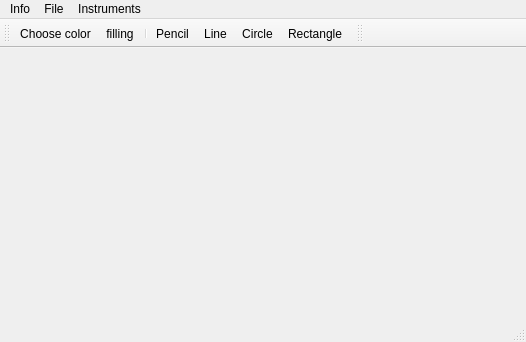
<?xml version="1.0" encoding="UTF-8"?>
<ui version="4.0">
 <class>MainWindow</class>
 <widget class="QMainWindow" name="MainWindow">
  <property name="geometry">
   <rect>
    <x>0</x>
    <y>0</y>
    <width>526</width>
    <height>342</height>
   </rect>
  </property>
  <property name="windowTitle">
   <string>MainWindow</string>
  </property>
  <widget class="QWidget" name="centralWidget"/>
  <widget class="QMenuBar" name="menuBar">
   <property name="geometry">
    <rect>
     <x>0</x>
     <y>0</y>
     <width>526</width>
     <height>22</height>
    </rect>
   </property>
   <widget class="QMenu" name="menuFile">
    <property name="title">
     <string>File</string>
    </property>
    <addaction name="actionNew"/>
    <addaction name="actionOpen"/>
    <addaction name="actionSave"/>
   </widget>
   <widget class="QMenu" name="menuInstruments">
    <property name="title">
     <string>Instruments</string>
    </property>
    <addaction name="actionLine"/>
    <addaction name="actionPencil"/>
    <addaction name="actionRectangle"/>
    <addaction name="actionCircle"/>
    <addaction name="separator"/>
    <addaction name="actionchooseColor"/>
    <addaction name="actionfilling"/>
    <addaction name="actionUndo_2"/>
   </widget>
   <widget class="QMenu" name="menuInfo">
    <property name="title">
     <string>Info</string>
    </property>
    <addaction name="actionAdout"/>
   </widget>
   <addaction name="menuInfo"/>
   <addaction name="menuFile"/>
   <addaction name="menuInstruments"/>
  </widget>
  <widget class="QToolBar" name="mainToolBar">
   <attribute name="toolBarArea">
    <enum>TopToolBarArea</enum>
   </attribute>
   <attribute name="toolBarBreak">
    <bool>false</bool>
   </attribute>
   <addaction name="actionchooseColor"/>
   <addaction name="actionfilling"/>
   <addaction name="separator"/>
   <addaction name="actionPencil"/>
   <addaction name="actionLine"/>
   <addaction name="actionCircle"/>
   <addaction name="actionRectangle"/>
  </widget>
  <widget class="QStatusBar" name="statusBar"/>
  <widget class="QToolBar" name="toolBar">
   <property name="windowTitle">
    <string>toolBar</string>
   </property>
   <attribute name="toolBarArea">
    <enum>TopToolBarArea</enum>
   </attribute>
   <attribute name="toolBarBreak">
    <bool>false</bool>
   </attribute>
  </widget>
  <action name="actionNew">
   <property name="text">
    <string>New </string>
   </property>
   <property name="toolTip">
    <string>Create new image</string>
   </property>
  </action>
  <action name="actionOpen">
   <property name="text">
    <string>Open</string>
   </property>
   <property name="toolTip">
    <string>Open exsisted image</string>
   </property>
  </action>
  <action name="actionSave">
   <property name="text">
    <string>Save</string>
   </property>
   <property name="toolTip">
    <string>Save image as .png</string>
   </property>
  </action>
  <action name="actionLine">
   <property name="checkable">
    <bool>true</bool>
   </property>
   <property name="icon">
    <iconset resource="resourses.qrc">
     <normaloff>:/new/img/line.png</normaloff>:/new/img/line.png</iconset>
   </property>
   <property name="text">
    <string>Line</string>
   </property>
   <property name="toolTip">
    <string>Line</string>
   </property>
  </action>
  <action name="actionPencil">
   <property name="checkable">
    <bool>true</bool>
   </property>
   <property name="icon">
    <iconset resource="resourses.qrc">
     <normaloff>:/new/img/pencil.png</normaloff>:/new/img/pencil.png</iconset>
   </property>
   <property name="text">
    <string>Pencil</string>
   </property>
   <property name="toolTip">
    <string>Pencil</string>
   </property>
  </action>
  <action name="actionRectangle">
   <property name="checkable">
    <bool>true</bool>
   </property>
   <property name="icon">
    <iconset resource="resourses.qrc">
     <normaloff>:/new/img/191781-200.png</normaloff>:/new/img/191781-200.png</iconset>
   </property>
   <property name="text">
    <string>Rectangle</string>
   </property>
   <property name="toolTip">
    <string>Rectangle</string>
   </property>
  </action>
  <action name="actionCircle">
   <property name="checkable">
    <bool>true</bool>
   </property>
   <property name="icon">
    <iconset resource="resourses.qrc">
     <normaloff>:/new/img/circle.png</normaloff>:/new/img/circle.png</iconset>
   </property>
   <property name="text">
    <string>Circle</string>
   </property>
   <property name="toolTip">
    <string>Circle</string>
   </property>
  </action>
  <action name="actionAdout">
   <property name="icon">
    <iconset>
     <normaloff>:/new/res/Img/about.png</normaloff>:/new/res/Img/about.png</iconset>
   </property>
   <property name="text">
    <string>About</string>
   </property>
   <property name="toolTip">
    <string>About program</string>
   </property>
  </action>
  <action name="actionchooseColor">
   <property name="icon">
    <iconset resource="resourses.qrc">
     <normaloff>:/new/img/color.png</normaloff>:/new/img/color.png</iconset>
   </property>
   <property name="text">
    <string>Choose color</string>
   </property>
   <property name="toolTip">
    <string>Choose a color </string>
   </property>
  </action>
  <action name="actionfilling">
   <property name="checkable">
    <bool>true</bool>
   </property>
   <property name="icon">
    <iconset resource="resourses.qrc">
     <normaloff>:/new/img/filler.png</normaloff>:/new/img/filler.png</iconset>
   </property>
   <property name="text">
    <string>filling</string>
   </property>
   <property name="toolTip">
    <string>Fill area</string>
   </property>
  </action>
  <action name="actionUndo_2">
   <property name="text">
    <string>Undo</string>
   </property>
   <property name="toolTip">
    <string>Undo action</string>
   </property>
  </action>
  <action name="actionactionPolygon">
   <property name="text">
    <string>actionPolygon</string>
   </property>
   <property name="toolTip">
    <string>actionPolygon</string>
   </property>
  </action>
 </widget>
 <layoutdefault spacing="6" margin="11"/>
 <resources>
  <include location="resourses.qrc"/>
 </resources>
 <connections/>
</ui>
